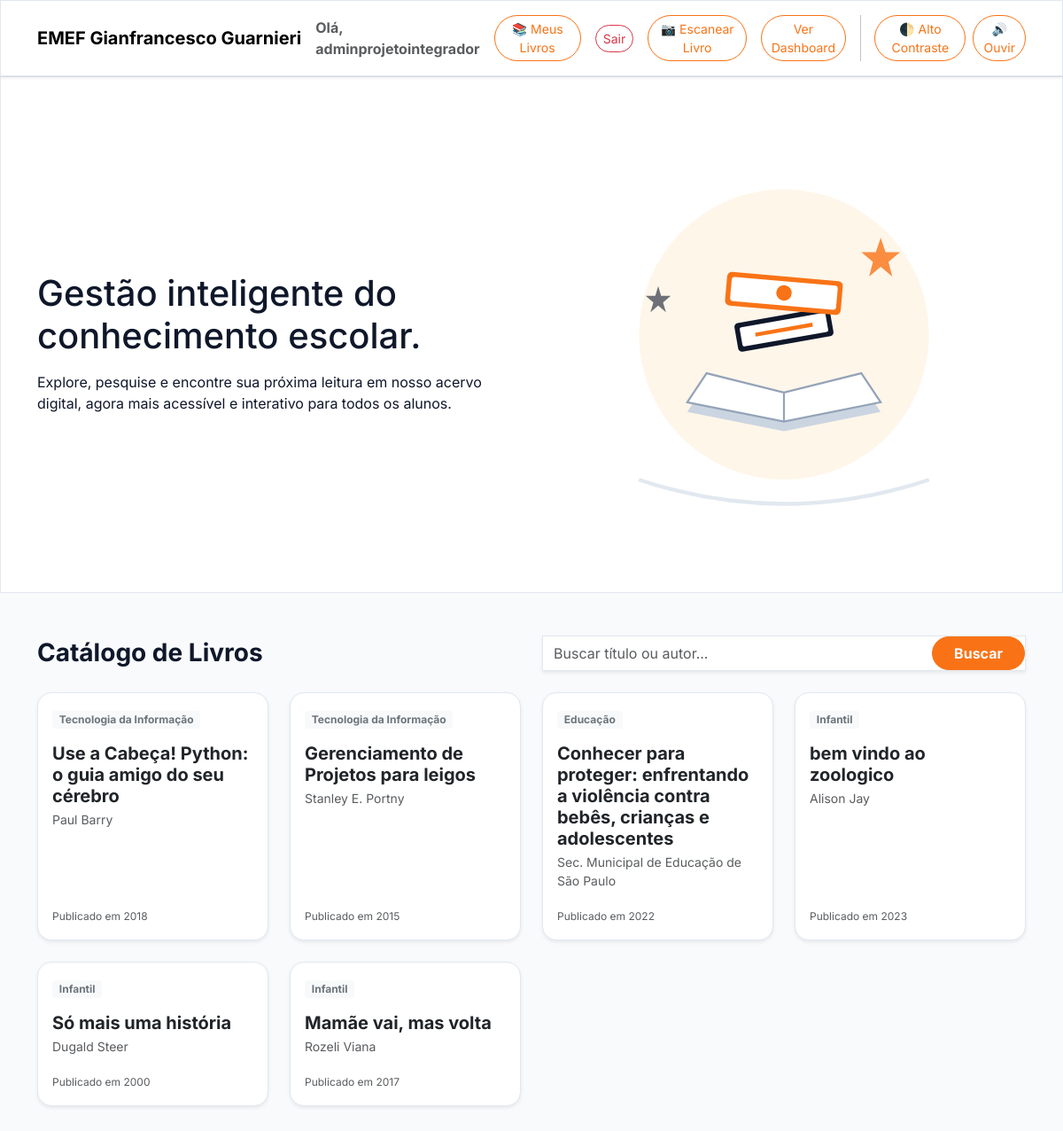
The page / (signed in) on the database its author committed.
### acervo/models.py (models this page shows, shortened)
class Livro(models.Model):
    titulo = models.CharField(max_length=200)
    autor = models.CharField(max_length=100)
    genero = models.CharField(max_length=50)
    ano_publicacao = models.IntegerField()
    codigo_isbn = models.CharField(max_length=20, blank=True, null=True, unique=True, help_text="Código de barras ou ISBN do livro")

### acervo/views.py (the view)
# urls.py: path('', views.index, name='index'),
def index(request):
    termo = request.GET.get('q')
    if termo:
        livros = Livro.objects.filter(titulo__icontains=termo) | Livro.objects.filter(autor__icontains=termo)
    else:
        livros = Livro.objects.all()
    return render(request, 'acervo/index.html', {'livros': livros, 'termo_busca': termo})

### acervo/templates/acervo/index.html (shortened to what this page needs)
{% load static %}
<!DOCTYPE html>
<html lang="pt-br">
<head>
  <link href="https://cdn.jsdelivr.net/npm/bootstrap@5.3.0/dist/css/bootstrap.min.css" rel="stylesheet">
  <link rel="stylesheet" href="{% static 'css/style.css' %}?v=8">
</head>
<body class="transition-tema" id="conteudo-principal">
  <nav class="navbar navbar-expand-lg py-3 shadow-sm bg-white">
    <div class="container">
      <a class="navbar-brand fw-bolder logo-text" href="{% url 'index' %}">EMEF Gianfrancesco Guarnieri</a>
      <div class="ms-auto d-flex align-items-center gap-3">
        {% if user.is_authenticated %}
            <span class="text-muted fw-bold">Olá, {{ user.username }}</span>
            <a href="{% url 'meus_emprestimos' %}" class="btn btn-outline-dark rounded-pill btn-sm">📚 Meus Livros</a>
            <form action="{% url 'logout' %}" method="post" class="d-inline mb-0">
                <button type="submit" class="btn btn-outline-danger rounded-pill btn-sm">Sair</button>
            </form>
        {% else %}
            <a href="{% url 'login' %}" class="btn btn-primary rounded-pill btn-sm">Entrar</a>
        {% endif %}
        <a href="{% url 'scanner' %}" class="btn btn-outline-primary rounded-pill btn-sm">📷 Escanear Livro</a>
        <a href="{% url 'dashboard' %}" class="btn btn-outline-primary rounded-pill btn-sm">Ver Dashboard</a>
        <div class="acessibilidade-panel d-flex gap-2">
            <button id="btn-contraste" class="btn btn-outline-acessibility rounded-pill btn-sm">🌓 Alto Contraste</button>
            <button id="btn-leitura" class="btn btn-outline-acessibility rounded-pill btn-sm">🔊 Ouvir</button>
        </div>
      </div>
    </div>
  </nav>
  <header class="hero-section py-5 mb-5">
    <div class="container py-4">
      <div class="row align-items-center">
        <div class="col-lg-6">
          <span class="badge bg-soft-orange text-orange mb-3 px-3 py-2 rounded-pill">Plataforma Digital</span>
          <h1 class="hero-title">Gestão inteligente do <br><span class="text-orange">conhecimento escolar.</span></h1>
          <p class="hero-subtitle mt-3 mb-4">Explore, pesquise e encontre sua próxima leitura em nosso acervo digital, agora mais acessível e interativo para todos os alunos.</p>
        </div>
        <div class="col-lg-6 text-center position-relative">
        </div>
      </div>
    </div>
  </header>
  <main class="container my-5" id="acervo">
    <div class="row mb-4 align-items-center">
      <div class="col-md-6">
        <h3 class="fw-bold mb-0">Catálogo de Livros</h3>
      </div>
      <div class="col-md-6">
        <form method="GET" action="#acervo" class="d-flex search-bar-modern shadow-sm">
            <input type="text" class="form-control border-0 bg-transparent" name="q" placeholder="Buscar título ou autor..." value="{{ termo_busca|default_if_none:'' }}">
            <button class="btn btn-search px-4 rounded-pill" type="submit">Buscar</button>
        </form>
      </div>
    </div>
    <div class="row g-4">
      {% if livros %}
        {% for livro in livros %}
        <div class="col-xl-3 col-lg-4 col-md-6">
          <a href="{% url 'detalhe_livro' livro.id %}" class="text-decoration-none" aria-label="Ver detalhes sobre o livro {{ livro.titulo }}">
            <div class="card card-book h-100 border-0 shadow-sm">
              <div class="card-body"><span class="badge bg-light text-secondary rounded-1">{{ livro.genero }}</span><h5 class="fw-bold text-dark mt-3 mb-1 book-title">{{ livro.titulo }}</h5><p class="text-muted small mb-0">{{ livro.autor }}</p></div>
              <div class="card-footer bg-transparent border-0 pt-0 pb-3"><span class="text-muted" style="font-size: 0.75rem;">Publicado em {{ livro.ano_publicacao }}</span></div>
            </div>
          </a>
        </div>
        {% endfor %}
      {% else %}
        <div class="col-12 text-center py-5"><div class="p-5 bg-light rounded-4 text-muted"><h5>Nenhum registro encontrado.</h5></div></div>
      {% endif %}
    </div>
  </main>
</body>
</html>

### acervo/static/css/style.css (style rules this page uses)
:root { --bg-body: #f8fafc; --bg-surface: #ffffff; --text-main: #0f172a; --text-muted: #64748b; --brand-primary: #f97316; --border-color: #e2e8f0; }
body { font-family: 'Inter', sans-serif; background-color: var(--bg-body) !important; color: var(--text-main); transition: background-color 0.3s ease, color 0.3s ease; }
.navbar, .card, .search-bar-modern, .hero-section { background-color: var(--bg-surface) !important; border: 1px solid var(--border-color) !important; }
.btn-primary, .btn-search { background-color: var(--brand-primary) !important; color: var(--bg-body) !important; border: 1px solid var(--brand-primary) !important; font-weight: bold; }
.btn-outline-primary, .btn-outline-dark, .btn-outline-secondary, .btn-outline-acessibility { background-color: transparent !important; color: var(--brand-primary) !important; border: 1px solid var(--brand-primary) !important; }
.card-premium, .card-book { border-radius: 16px; transition: 0.2s ease; }

### rows shown on the page
Livro: genero "Tecnologia da Informação", titulo "Use a Cabeça! Python: o guia amigo do seu cérebro", autor "Paul Barry", ano_publicacao "2018"
Livro: genero "Tecnologia da Informação", titulo "Gerenciamento de Projetos para leigos", autor "Stanley E. Portny", ano_publicacao "2015"
Livro: genero "Educação", titulo "Conhecer para proteger: enfrentando a violência contra bebês, crianças e adolescentes", autor "Sec. Municipal de Educação de São Paulo", ano_publicacao "2022"
Livro: genero "Infantil", titulo "bem vindo ao zoologico", autor "Alison Jay", ano_publicacao "2023"
Livro: genero "Infantil", titulo "Só mais uma história", autor "Dugald Steer", ano_publicacao "2000"
Livro: genero "Infantil", titulo "Mamãe vai, mas volta", autor "Rozeli Viana", ano_publicacao "2017"

### other values the page prints
{{ user.username }} "adminprojetointegrador"
